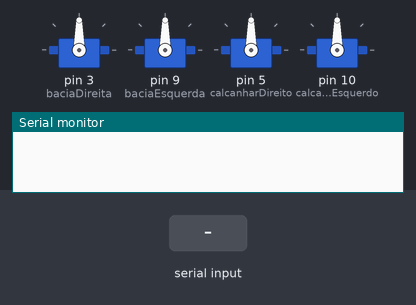
A sketch run on a simulated Arduino Uno, built with avr-gcc and run on an emulated ATmega328P. Parts: 4 × servo, the last lines printed to the serial monitor. The test bench sets the inputs (shaded band).

Above: at 1.2 s.
1.3 s: "g" received over Serial
At 1.72 s:
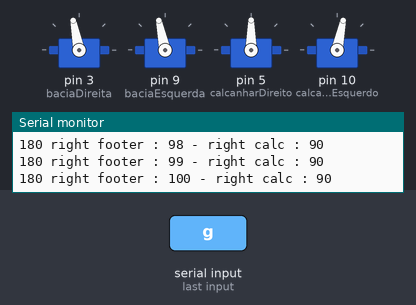
At 2.51 s:
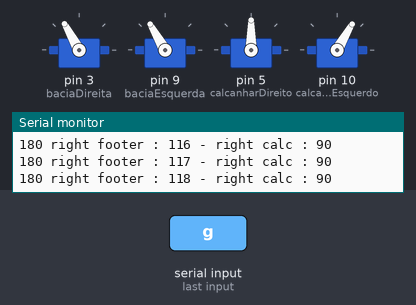
7.3 s: "Z" received over Serial
10.3 s: "g" received over Serial
At 10.47 s:
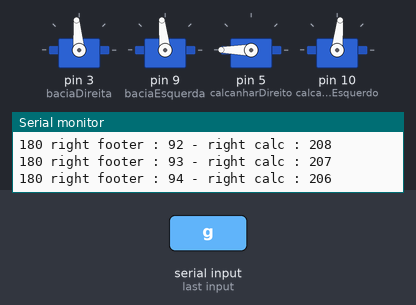
16.3 s: "1" received over Serial
Timing chart, 0 to 20.2 s (numbered marks = the images above; inputs shaded):
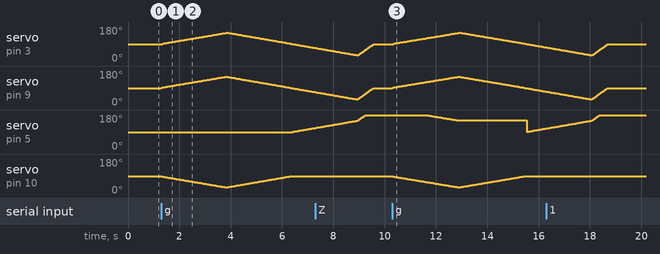

Measured:
- after the input at 1.3 s, servo on pin 3 (baciaDireita): rises from 90° to 150° in 2.5 s, then falls to 69° in 3.4 s; servo on pin 9 (baciaEsquerda): rises from 90° to 150° in 2.5 s, then falls to 68° in 3.5 s; servo on pin 5 (calcanharDireito): moves from 90° to 112° over 0.89 s, starting after 5.1 s
- after the input at 10.3 s, servo on pin 3 (baciaDireita): rises from 89° to 150° in 2.6 s, then falls to 72° in 3.4 s; servo on pin 9 (baciaEsquerda): rises from 90° to 150° in 2.6 s, then falls to 71° in 3.4 s

The sketch:

_2_Code_Controller.ino
```cpp
#include <Servo.h>

Servo baciaDireita;
Servo baciaEsquerda;
Servo calcanharDireito;
Servo calcanharEsquerdo;

int flagPerna = 90;
int flagCalc = 90;


const int timeDelay = 10;
char command = 'p';

void setup()
{

  Serial.begin(9600);

  baciaDireita.attach(3);
  baciaEsquerda.attach(9);
  calcanharDireito.attach(5);
  calcanharEsquerdo.attach(10);

  baciaDireita.write(90);
  baciaEsquerda.write(90);
  calcanharDireito.write(90);
  calcanharEsquerdo.write(90);
}

void loop()
{

  if(Serial.available()){
    command = Serial.read();
  }

  if(command == 'g'){

    for(int i = 0; i < 180; i++){

      if(flagPerna < 150){
        baciaDireita.write(flagPerna++);


        //Dont alter code
        if(flagPerna == 90){
          calcanharDireito.write(flagPerna);
        }else{
           if(flagCalc > 90){
              calcanharDireito.write(flagCalc--);
           }
        }
        //Dont alter code


        if(flagPerna > 90){
          calcanharEsquerdo.write(180 - flagPerna);
        }

        baciaEsquerda.write(flagPerna);
        delay(timeDelay);
        Serial.print("180 right footer : ");
        Serial.print(flagPerna);
        Serial.print(" - right calc : ");
        Serial.println(flagCalc);
      }

    }

    for(int i = 0; i < 180; i++){

      if(flagPerna > 30){
        baciaDireita.write(flagPerna--);

        calcanharEsquerdo.write(180-flagPerna);

        //Dont alter code
        if(flagPerna < 90){
          calcanharEsquerdo.write(90);
          flagCalc = 180 - flagPerna;
          calcanharDireito.write(flagCalc);
        }
        //Dont alter code

        baciaEsquerda.write(flagPerna);
        delay(timeDelay);
        Serial.print("30 right footer : ");
        Serial.print(flagPerna);
        Serial.print(" - right calc : ");
        Serial.println(flagCalc);
      }

    }

  }else{
    while(flagPerna != 90){
       if(flagPerna > 90){
        baciaDireita.write(flagPerna--);
        calcanharDireito.write(flagPerna);
        baciaEsquerda.write(flagPerna);
        calcanharDireito.write(flagCalc--);
        calcanharDireito.write(flagCalc);
        delay(timeDelay);
       }else if(flagPerna < 90){
        baciaDireita.write(flagPerna++);
        baciaEsquerda.write(flagPerna);
        calcanharDireito.write(flagCalc++);
        calcanharDireito.write(flagCalc);
        delay(timeDelay);
       }
    }
  }

}
```

RoboHUtils.cpp
```cpp

```
